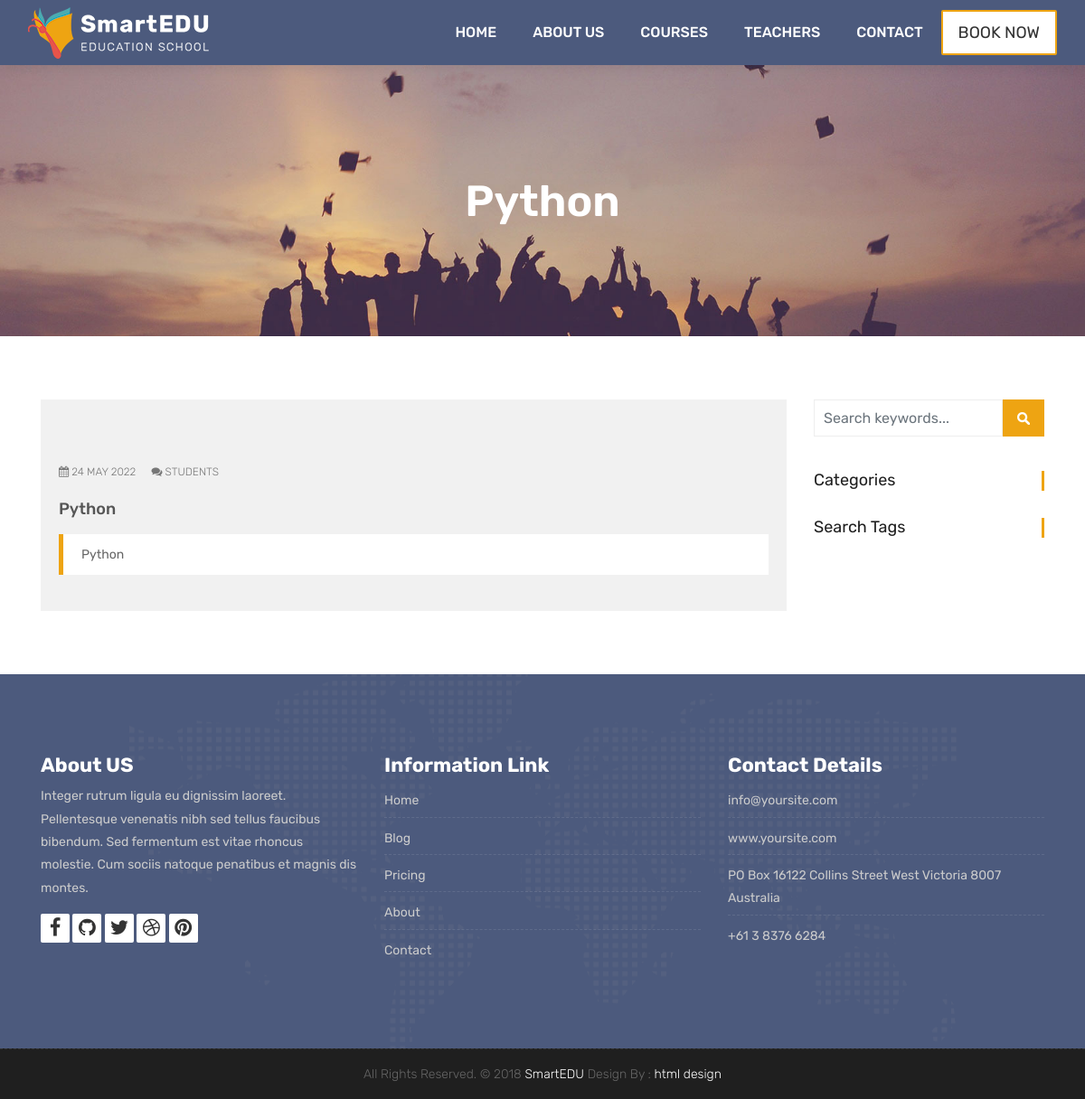
/course/programming/2, run on the app's committed database.
### courses/models.py (models this page shows, shortened)
class Course(models.Model):
    name = models.CharField(max_length=100, unique=True, verbose_name= "Kurs Adı", help_text= "Kurs adını yazınız")
    category = models.ForeignKey(Category, null=True, on_delete=models.DO_NOTHING)
    tags = models.ManyToManyField(Tag, null=True, blank=True)
    description = models.TextField(blank=True, null=True)
    image = models.ImageField(upload_to= "media/%Y %m %d/", default="media/courseisnot.png")
    date = models.DateTimeField(auto_now=True)
    available = models.BooleanField(default=True)

### courses/views.py (the view)
# urls.py: path('<slug:category_slug>/<int:course_id>', course_detail, name = "course_detail"),
def course_detail(request, category_slug, course_id):
    course = Course.objects.get(category__slug=category_slug, id=course_id)
    context = {
        'course' : course
    }
    return render(request, 'course.html', context)

### templates/course.html (shortened to what this page needs)
{% extends 'partials/_base.html' %}
{% load static %}
{% block content %}
<div class="all-title-box">
	<div class="container text-center">
		<h1>{{course.name}}</span></h1>
	</div>
</div>
<div id="overviews" class="section wb">
	<div class="container">
		<div class="row">
			<div class="col-lg-9 blog-post-single">
				<div class="blog-item">
					<div class="image-blog">
					</div>
					<div class="post-content">
						<div class="meta-info-blog">
							<span><i class="fa fa-calendar"></i> {{course.date|date:"d M Y"}}</span>
							<span><i class="fa fa-comments"></i> Students</span>
						</div>
						<div class="blog-title">
							<h2><a href="#" title="">{{course.name}}</a></h2>
						</div>
						<div class="blog-desc">
							<blockquote class="default">
								{{course.description}}
							</blockquote>
						</div>
					</div>
				</div>
			</div>
			<div class="col-lg-3 col-12 right-single">
				<div class="widget-search">
					<div class="site-search-area">
						<form method="get" id="site-searchform" action="#">
							<div>
								<input class="input-text form-control" name="search-k" id="search-k"
									placeholder="Search keywords..." type="text">
								<input id="searchsubmit" value="Search" type="submit">
							</div>
						</form>
					</div>
				</div>
				<div class="widget-categories">
					<h3 class="widget-title">Categories</h3>
				</div>
				<div class="widget-tags">
					<h3 class="widget-title">Search Tags</h3>
				</div>
			</div>
		</div>
	</div>
</div>
{% endblock %}

### static/style.css (style rules this page uses)
body { color: #333333; font-size: 14px; font-family: 'Rubik', sans-serif; line-height: 1.80857; }
html, body { height: 100%; }
a { color: #1f1f1f; text-decoration: none !important; outline: none !important; -webkit-transition: all .3s ease-in-out; -moz-transition: all .3s ease-in-out; -ms-transition: all .3s ease-in-out; -o-transition: all .3s ease-in-out; transition: all .3s ease-in-out; }
h1, h2, h3, h4, h5, h6 { letter-spacing: 0; font-weight: normal; position: relative; padding: 0 0 10px 0; font-weight: normal; line-height: 120% !important; color: #1f1f1f; margin: 0 }
h1 { font-size: 24px }
h2 { font-size: 22px }
h3 { font-size: 18px }
h1 a, h2 a, h3 a, h4 a, h5 a, h6 a { color: #212121; text-decoration: none!important; opacity: 1 }
a { color: #1f1f1f; text-decoration: none; outline: none; }
a, .btn { text-decoration: none !important; outline: none !important; -webkit-transition: all .3s ease-in-out; -moz-transition: all .3s ease-in-out; -ms-transition: all .3s ease-in-out; -o-transition: all .3s ease-in-out; transition: all .3s ease-in-out; }
blockquote { margin: 20px 0 20px; padding: 30px; }
.section { display: block; position: relative; overflow: hidden; padding: 70px 0; }
.section.wb { background-color: #ffffff; }
.all-title-box { background: url(images/banner.jpg)no-repeat; -webkit-background-size: cover; -moz-background-size: cover; -o-background-size: cover; background-size: cover; background-position: center; min-height: 300px; }
.all-title-box h1 { color: #fff; font-weight: 600; text-transform: capitalize; padding-top: 11%; font-size: 48px; line-height: 0px; }
.blog-item { background: #f1f1f1; padding: 20px; }
.blog-item .meta-info-blog { margin-top: 25px; padding: 0; text-transform: uppercase; font-size: 12px; font-weight: 300; }
.meta-info-blog > span { display: inline-block; padding-right: 14px; color: #777; }
.blog-title > h2 { margin: 15px 0; padding: 0px; }
.blog-title a { font-size: 18px; line-height: 25px; font-weight: 500; color: #555; text-transform: capitalize; }
blockquote { padding: 10px 20px; margin: 0 0 20px; font-size: 17.5px; border-left: 5px solid #ffffff; }
blockquote.default { border-color: #eea412; color: #666; background: #ffffff; font-size: inherit; }
.right-single .widget-search { margin-bottom: 30px; position: relative; display: inline-block; width: 100%; }
#site-searchform .form-control { border: 1px solid #eee; background-color: #fff; width: 82%; height: 41px; padding: 5px 10px 5px 10px; color: #999; float: left; border-radius: 0; }
#site-searchform #searchsubmit { float: left; width: 18%; height: 41px; cursor: pointer; text-indent: -5555em; line-height: 100; overflow: hidden; background: #eea412 url(images/search-icon.png) no-repeat center 14px; border: 0; transition: all 0.4s ease-in-out; -webkit-transition: all 0.4s ease-in-out; -moz-transition: all 0.4s ease-in-out; -ms-transition: all 0.4s ease-in-out; -o-transition: all 0.4s ease-in-out; }
.widget-categories { margin-bottom: 30px; }
.widget-categories .widget-title { font-size: 18px; font-weight: 400; padding: 0px; margin-bottom: 15px; border-right: 3px solid #eea412; }
.widget-tags .widget-title { font-size: 18px; font-weight: 400; padding: 0px; margin-bottom: 15px; border-right: 3px solid #eea412; }

### data on the page
Course: name "Python", date "24 MAY 2022", description "Python"
